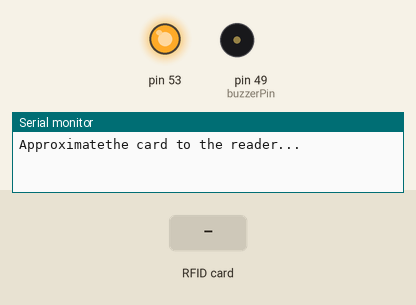
The sketch below on a simulated Arduino Mega 2560, built with avr-gcc and run on an emulated ATmega2560. Parts: output pins drawn as LEDs (lit = HIGH), buzzer (waves = sounding, pin HIGH), the last lines printed to the serial monitor. The test bench sets the inputs (shaded band).

Above: at 1.2 s.
1.3 s: RFID card 5E 7A 19 C4 held to the reader
At 1.6 s:
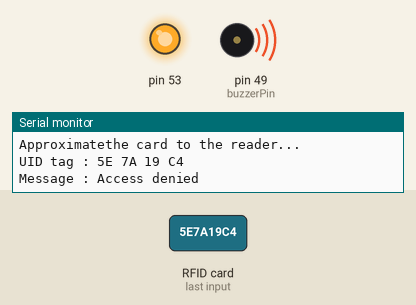
Timing chart, 0 to 4.3 s (numbered marks = the images above; inputs shaded):
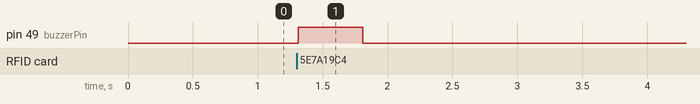

The sketch:

park.ino
```cpp
#include <SPI.h>
#include <MFRC522.h>
#include <AccelStepper.h>

#define SDA_DIO 45
#define RESET_DIO 47
#define buzzerPin 49
MFRC522 mfrc522(SDA_DIO, RESET_DIO);

#define X_STEP_PIN         54
#define X_DIR_PIN          55
#define X_ENABLE_PIN       38
#define X_MIN_PIN           3
#define X_MAX_PIN          -1 //PIN 2 is used

#define Y_STEP_PIN         60
#define Y_DIR_PIN          61
#define Y_ENABLE_PIN       56
#define Y_MIN_PIN          14
#define Y_MAX_PIN          -1 //PIN 15 is used

#define Z_STEP_PIN         46
#define Z_DIR_PIN          48
#define Z_ENABLE_PIN       62
#define Z_MIN_PIN          18
#define Z_MAX_PIN          -1 //PIN 19 is used

//extruder 1
#define E0_STEP_PIN        26
#define E0_DIR_PIN         28
#define E0_ENABLE_PIN      24

//extruder 2
#define E1_STEP_PIN        36
#define E1_DIR_PIN         34
#define E1_ENABLE_PIN      30

const long katlarArasiMesafe = 20000;
const long aracDondurmeMesafesi = 500;
const long dondurmeMesafesi = 500;
const long yurutmeMesafesi = 5000;

AccelStepper stepperX(AccelStepper::DRIVER, X_STEP_PIN, X_DIR_PIN);
AccelStepper stepperY(AccelStepper::DRIVER, Y_STEP_PIN, Y_DIR_PIN);
AccelStepper stepperZ(AccelStepper::DRIVER, Z_STEP_PIN, Z_DIR_PIN);
AccelStepper stepperE0(AccelStepper::DRIVER, E0_STEP_PIN, E0_DIR_PIN);
AccelStepper stepperE1(AccelStepper::DRIVER, E1_STEP_PIN, E1_DIR_PIN);

void setup() {
  Serial.begin(9600);
  pinMode(buzzerPin, OUTPUT);

  stepperX.setEnablePin(X_ENABLE_PIN);
  stepperX.setPinsInverted(false,false,true);
  stepperX.setMinPulseWidth(100);
  stepperX.setMaxSpeed(1000);
  stepperX.setAcceleration(1000);
  stepperX.setSpeed(1000);

  stepperY.setEnablePin(Y_ENABLE_PIN);
  stepperY.setPinsInverted(false,false,true);
  stepperY.setMinPulseWidth(100);
  stepperY.setMaxSpeed(1000);
  stepperY.setAcceleration(1000);
  stepperY.setSpeed(1000);

  stepperZ.setEnablePin(Z_ENABLE_PIN);
  stepperZ.setPinsInverted(false,false,true);
  stepperZ.setMinPulseWidth(100);
  stepperZ.setMaxSpeed(1000);
  stepperZ.setAcceleration(1000);
  stepperZ.setSpeed(1000);

  stepperE0.setEnablePin(E0_ENABLE_PIN);
  stepperE0.setPinsInverted(false,false,true);
  stepperE0.setMinPulseWidth(100);
  stepperE0.setMaxSpeed(1000);
  stepperE0.setAcceleration(1000);
  stepperE0.setSpeed(1000);

  stepperE1.setEnablePin(E1_ENABLE_PIN);
  stepperE1.setPinsInverted(false,false,true);
  stepperE1.setMinPulseWidth(100);
  stepperE1.setMaxSpeed(1000);
  stepperE1.setAcceleration(1000);
  stepperE1.setSpeed(1000);

  SPI.begin();
  mfrc522.PCD_Init();
  Serial.println("Approximatethe card to the reader...");
  Serial.println();
  stepperX.enableOutputs();
  stepperY.enableOutputs();
  stepperZ.enableOutputs();
}

void loop() {
  if ( ! mfrc522.PICC_IsNewCardPresent()) {
    return;
  }

  if ( ! mfrc522.PICC_ReadCardSerial()) {
    return;
  }

  String content= "";
  Serial.print("UID tag :");

  byte letter;
  for (byte i = 0; i < mfrc522.uid.size; i++) {
    Serial.print(mfrc522.uid.uidByte[i] < 0x10 ? " 0" : " ");
    Serial.print(mfrc522.uid.uidByte[i], HEX);
    content.concat(String(mfrc522.uid.uidByte[i] < 0x10 ? " 0" : " "));
    content.concat(String(mfrc522.uid.uidByte[i], HEX));
  }

  Serial.println();
  Serial.print("Message : ");
  content.toUpperCase();

  if (content.substring(1) == "91 2F 40") {
    stepperX.moveTo(katlarArasiMesafe);
    stepperY.moveTo(aracDondurmeMesafesi);
    stepperZ.moveTo(dondurmeMesafesi);
    stepperX.run();
    stepperY.run();
    stepperZ.run();
    while (stepperX.distanceToGo() != 0 || stepperY.distanceToGo() != 0 || stepperZ.distanceToGo() != 0) {
      stepperX.run();
      stepperY.run();
      stepperZ.run();
    }

    stepperX.moveTo(-yurutmeMesafesi);
    stepperX.run();
    while (stepperX.distanceToGo() != 0) {
      stepperX.run();
    }
  } else {
    Serial.println("Access denied");
    digitalWrite(buzzerPin, HIGH);
    delay(500);
    digitalWrite(buzzerPin, LOW);
  }
  mfrc522.PICC_HaltA();
  mfrc522.PCD_StopCrypto1();
}
```

Measured:
- after the input at 1.3 s, pin 49 (buzzerPin): LOW → HIGH at once, → LOW 0.50 s later
